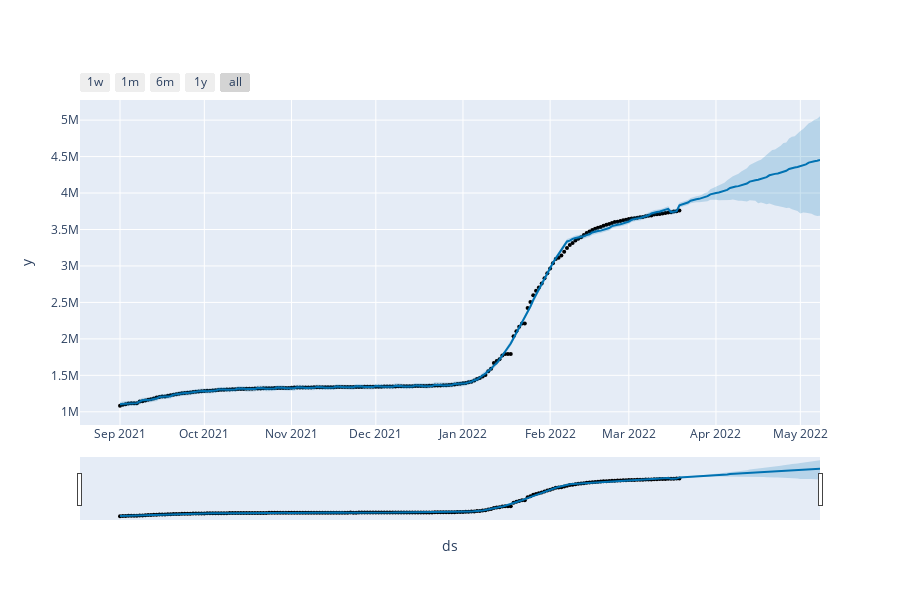

The notebook cell this image was saved under:
### Code cell
# Python
from prophet.plot import plot_plotly, plot_components_plotly

plot_plotly(m, forecast)

### Figure 1 — Plotly figure (JSON) as saved in the notebook; plotly's stock layout.template omitted (floating-point values rounded to 4 significant figures; data arrays with more than 128 entries replaced by an {"elided": "..."} marker saying what was removed)
{"data": [{"marker": {"color": "black", "size": 4}, "mode": "markers", "name": "Actual", "type": "scatter", "x": {"elided": "200 str values"}, "y": {"elided": "200 int values"}}, {"hoverinfo": "skip", "line": {"width": 0}, "mode": "lines", "type": "scatter", "x": {"elided": "250 str values"}, "y": {"elided": "250 float values"}}, {"fill": "tonexty", "fillcolor": "rgba(0, 114, 178, 0.2)", "line": {"color": "#0072B2", "width": 2}, "mode": "lines", "name": "Predicted", "type": "scatter", "x": {"elided": "250 str values"}, "y": {"elided": "250 float values"}}, {"fill": "tonexty", "fillcolor": "rgba(0, 114, 178, 0.2)", "hoverinfo": "skip", "line": {"width": 0}, "mode": "lines", "type": "scatter", "x": {"elided": "250 str values"}, "y": {"elided": "250 float values"}}], "layout": {"height": 600, "showlegend": false, "width": 900, "xaxis": {"rangeselector": {"buttons": [{"count": 7, "label": "1w", "step": "day", "stepmode": "backward"}, {"count": 1, "label": "1m", "step": "month", "stepmode": "backward"}, {"count": 6, "label": "6m", "step": "month", "stepmode": "backward"}, {"count": 1, "label": "1y", "step": "year", "stepmode": "backward"}, {"step": "all"}]}, "rangeslider": {"visible": true}, "title": {"text": "ds"}, "type": "date"}, "yaxis": {"title": {"text": "y"}}}}
